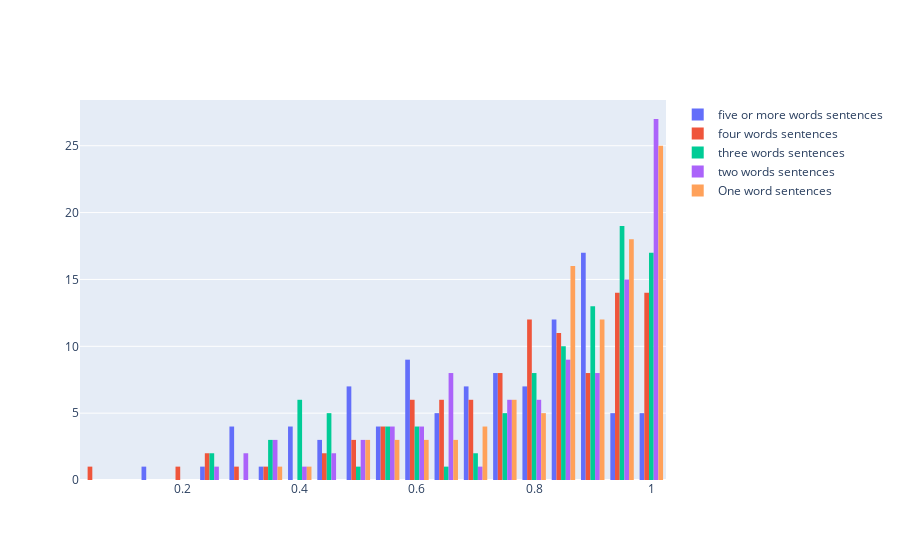

This figure's notebook cell:
### Code cell
fig = go.Figure()


fig.add_trace(go.Histogram(histfunc="count", y=percentages_five, x=percentages_five, name="five or more words sentences"))
fig.add_trace(go.Histogram(histfunc="count", y=percentages_four, x=percentages_four, name="four words sentences"))

fig.add_trace(go.Histogram(histfunc="count", y=percentages_three, x=percentages_three, name="three words sentences"))

fig.add_trace(go.Histogram(histfunc="count", y=percentages_two, x=percentages_two, name="two words sentences"))

fig.add_trace(go.Histogram(histfunc="count", y=percentages_one, x=percentages_one, name="One word sentences"))

fig.show()
